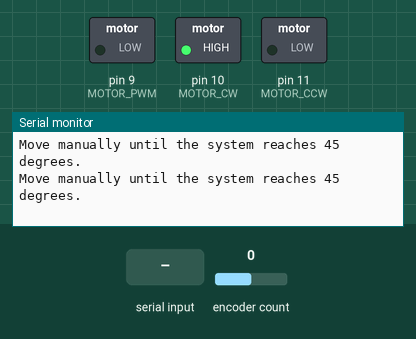
Recording of a sketch running on a simulated Arduino Uno, built with avr-gcc and run on an emulated ATmega328P. On the bench: switched loads named in the sketch (green lamp = pin HIGH), the last lines printed to the serial monitor. The inputs (shaded band) are chosen by the test bench; at power-on: encoder count 0.

Above: at 1.2 s.
1.3 s: "90,45\n" received over Serial
At 1.42 s:
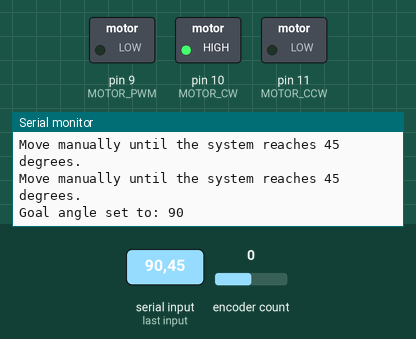
2.9 s: "30,150\n" received over Serial
At 2.98 s:
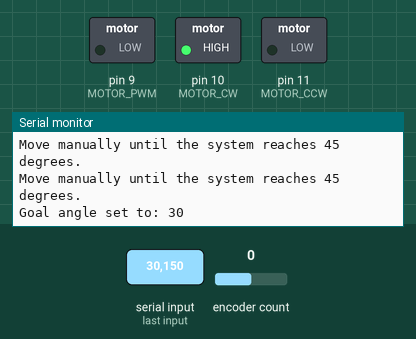
5.9 s: "5\n" received over Serial
At 6.0 s:
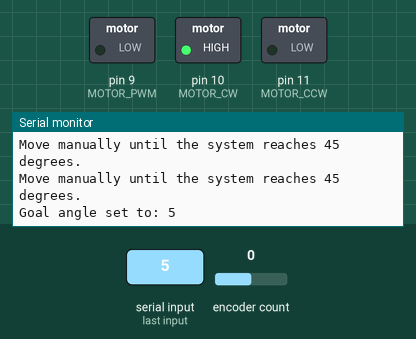
Timing chart, 0 to 8.9 s (numbered marks = the images above; inputs shaded):
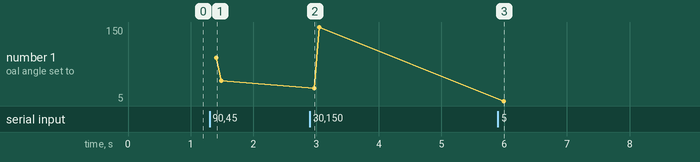

Measured:
- after the input at 1.3 s, the serial monitor: prints a new line after 0.11 s (image 1)
- after the input at 2.9 s, the serial monitor: prints a new line after 0.07 s (image 2)
- after the input at 5.9 s, the serial monitor: prints a new line after 0.09 s (image 3)
- plotted number 1: 45 → 150 after the input at 2.9 s, 150 → 5 after the input at 5.9 s

The sketch:

PID.ino
```cpp
#include <PIDController.h>
#include <Encoder.h>

// Variable and parameter definitions
PIDController pid;
#define ENCODER_A 2
#define ENCODER_B 3
#define MOTOR_PWM 9
#define MOTOR_CCW 11
#define MOTOR_CW 10


float encoder_count;
float enc_deg;
int motor_pwm_value;
int goal_degree = 0; // Initial state: zero degrees
Encoder myEnc(ENCODER_B, ENCODER_A);
float Kp = 20; // Proportional parameter
float Ki = 0.8; // Integral parameter
float Kd = 15; // Derivative parameter

// Conversion from ticks to degrees
float tick_to_deg(long tick) {
return (tick % 440) * 360.0 / 440.0; // Conversion of ticks to degrees
}

// Run the motor clockwise
void forward() {
digitalWrite(MOTOR_CW, HIGH);
digitalWrite(MOTOR_CCW, LOW);
}

// Run the motor counterclockwise
void reverse() {
digitalWrite(MOTOR_CW, LOW);
digitalWrite(MOTOR_CCW, HIGH);
}

// Get input from the user
void get_user_input() {
goal_degree = Serial.parseFloat();
Serial.read();

// Keep the range between -180 and 180
while (goal_degree > 180) goal_degree -= 360;
while (goal_degree < -180) goal_degree += 360;
}

void setup() {
Serial.begin(9600);
pinMode(MOTOR_PWM, OUTPUT);
pinMode(MOTOR_CW, OUTPUT);
pinMode(MOTOR_CCW, OUTPUT);
digitalWrite(MOTOR_CW, HIGH);
digitalWrite(MOTOR_CCW, LOW);
pid.begin(); // PID initialization
pid.limit(-255, 255);// Limit the PID output between -255 and 255
pid.tune(Kp, Ki, Kd); // Set PID parameters
Serial.println("Please write the target angle between -180 and 180: ");
}

// Variables for tracking the angle state
bool isMoved = false;

void loop() {
// If there is input from the user (target angle)

if (Serial.available() > 0) {
   get_user_input();
   Serial.print("Goal angle set to: ");
   Serial.println(goal_degree);
}

encoder_count = myEnc.read();
enc_deg = tick_to_deg(encoder_count); // Convert ticks to degrees

// Correct the current angle so it is between -180 and 180 degrees
if (enc_deg > 180) enc_deg -= 360;
if (enc_deg < -180) enc_deg += 360;


// If the angle specified by the code is 0, the motor will not move
if (abs(enc_deg) < 45 && !isMoved) {
// If the system has not been manually moved up to 45 degrees, do not start motion
   Serial.println("Move manually until the system reaches 45 degrees.");
return;
}

if (!isMoved && abs(enc_deg) >= 45) {
// Once the angle exceeds 45 degrees, mark the system as manually moved
isMoved = true;
Serial.println("System has been moved. Now the motor will start moving to the target.");
}

// Calculate the angle error
float angle_error = goal_degree - enc_deg;

// Normalize the error so it is always between -180 and 180
if (angle_error > 180) angle_error -= 360;
if (angle_error < -180) angle_error += 360;

Serial.println(enc_deg);
Serial.print('\t');
Serial.println(angle_error);

// If the error is less than -15 degrees, stop the motor
if (abs(angle_error) < 15) {
   analogWrite(MOTOR_PWM, 0); // כיבוי המנו ע
   Serial.println("Target reached");
return;
}

// Calculate PID output
motor_pwm_value = pid.compute(angle_error);

// Set the direction of motion
if (motor_pwm_value > 0) {
   forward();
} else {
   reverse();
}

analogWrite(MOTOR_PWM, abs(motor_pwm_value));
delay(10);// Delay to prevent system overload

}
```
